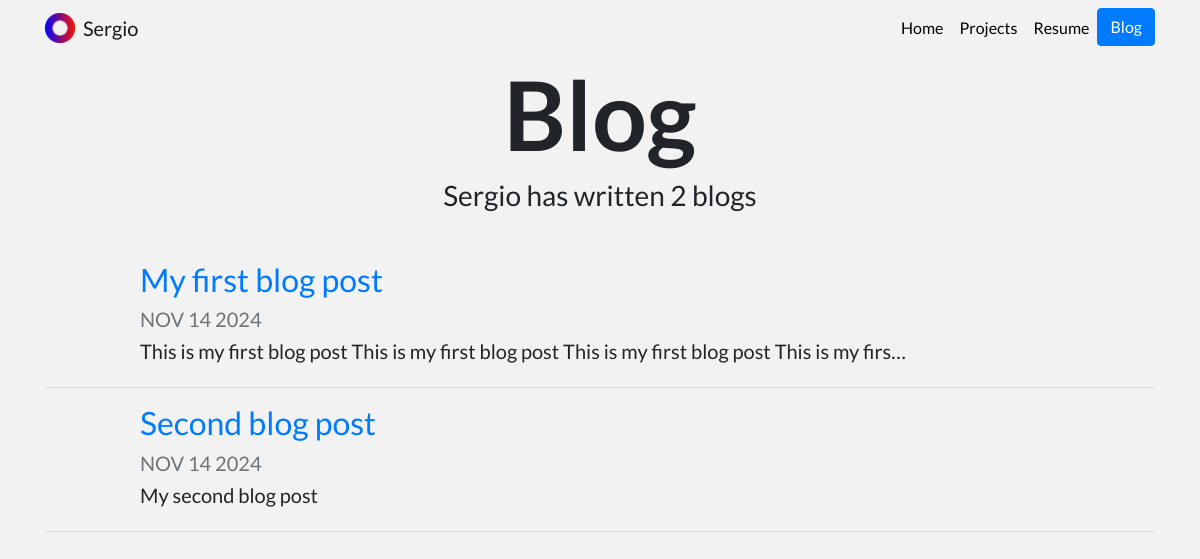
Page /blog/ on the earlier database version.
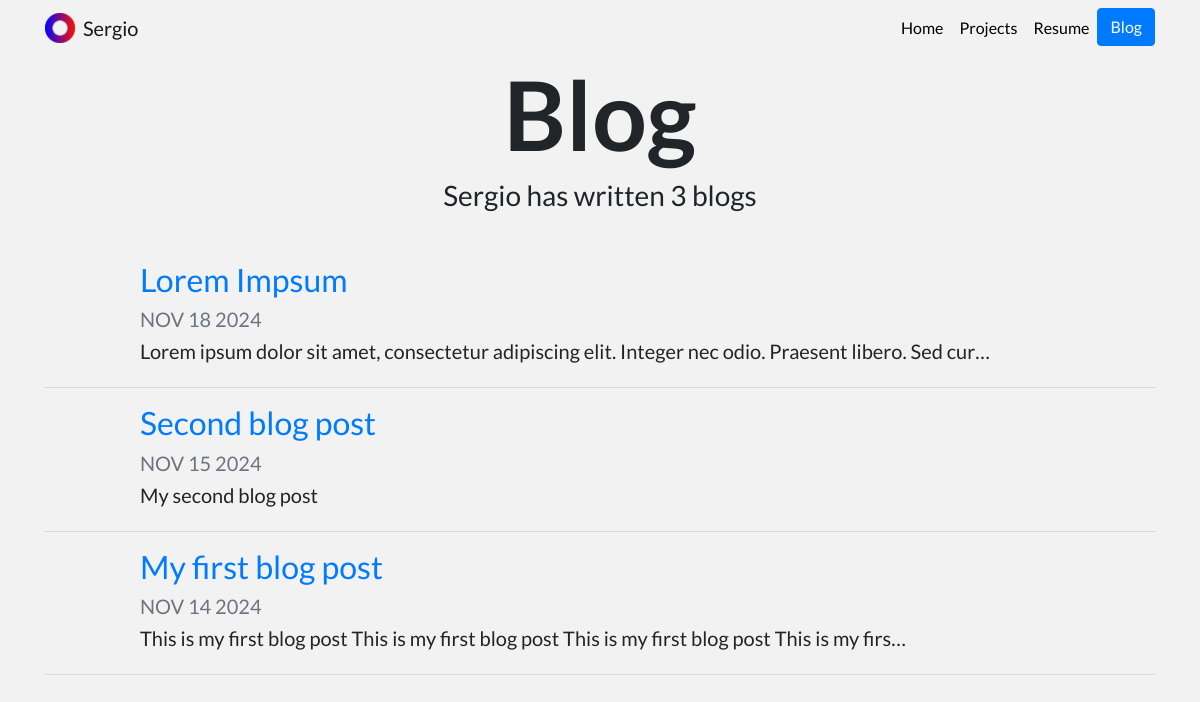
Same page on the later database version.
### blogApp/models.py (models this page shows, shortened)
class Blog(models.Model):
    title = models.CharField(max_length=200)
    description = models.TextField()
    date = models.DateField()

### blogApp/views.py (the view)
# urls.py: path('', views.all_blogs, name='all_blogs'),
def all_blogs(request):
    blog = Blog.objects.order_by('-date')
    return render(request, 'blog/all_blogs.html',{'blog':blog})

### blogApp/templates/blog/all_blogs.html
{% extends "portfolio/base.html" %} {% load static %} {% block content %}
<h3 id="blogtitle" class="font-weight-bold text-center">Blog</h3>
<h3 class="text-center mb-5">
    Sergio has written {{ blog.count }} blog{{ blog.count|pluralize }}
</h3>
{% for post in blog %}
<div class="row justify-content-center my-3">
    <div class="col-md-10">
        <a href="{% url 'blogApp:detail' post.id %}">
            <h2>{{ post.title }}</h2>
        </a>
        <h5 class="text-muted">{{ post.date|date:'M d Y'|upper }}</h5>
        <h5>{{ post.description|striptags|truncatechars:100 }}</h5>
    </div>
</div>
<hr />
{% endfor %} {% endblock %}

Differences in the rows shown:
added Blog: title "Lorem Impsum", date "NOV 18 2024", description "Lorem ipsum dolor sit amet, consectetur adipiscing elit. Integer nec odio. Praesent libero. Sed cur…"
changed Blog "Second blog post": date "NOV 14 2024" → "NOV 15 2024"; moves up the list
Other differences:
{{ blog.count }}: "2" → "3"
